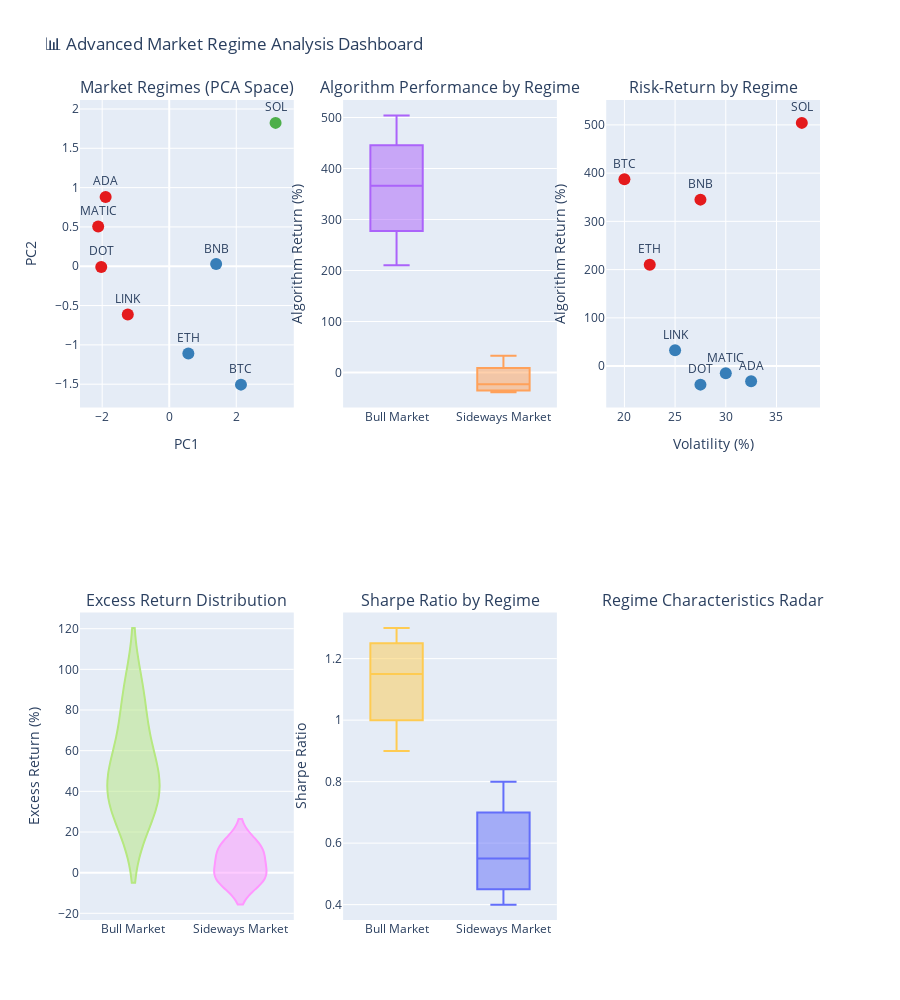

Write notebook code for a chart like this one.
### Markdown cell above
## 5. Market Regime Analysis

### Code cell
# Advanced Market Regime Analysis
def market_regime_analysis(df):
    """Analyze performance across different market regimes"""
    if df is None or len(df) == 0:
        print("❌ No data available for market regime analysis")
        return
    
    print("📊 Market Regime Analysis - Advanced Clustering")
    print("=" * 60)
    
    # Prepare features for clustering
    features = ['Algorithm_Return', 'Buy_Hold_Return', 'Volatility', 'Max_Drawdown', 'Sharpe_Ratio']
    X = df[features].values
    
    # Standardize features
    scaler = StandardScaler()
    X_scaled = scaler.fit_transform(X)
    
    # Determine optimal number of clusters using elbow method
    inertias = []
    k_range = range(2, min(8, len(df)))
    
    for k in k_range:
        kmeans = KMeans(n_clusters=k, random_state=42, n_init=10)
        kmeans.fit(X_scaled)
        inertias.append(kmeans.inertia_)
    
    # Use 3 clusters as optimal (common for market regimes: bull, bear, sideways)
    optimal_k = 3
    
    # Perform clustering
    kmeans = KMeans(n_clusters=optimal_k, random_state=42, n_init=10)
    clusters = kmeans.fit_predict(X_scaled)
    df_clustered = df.copy()
    df_clustered['Cluster'] = clusters
    
    # Analyze cluster characteristics
    cluster_analysis = df_clustered.groupby('Cluster')[features].mean()
    cluster_counts = df_clustered['Cluster'].value_counts().sort_index()
    
    # Assign regime names based on characteristics
    regime_names = {}
    for cluster_id in range(optimal_k):
        cluster_data = cluster_analysis.loc[cluster_id]
        
        if cluster_data['Buy_Hold_Return'] > 100:  # High positive returns
            regime_names[cluster_id] = 'Bull Market'
        elif cluster_data['Buy_Hold_Return'] < -20:  # Negative returns
            regime_names[cluster_id] = 'Bear Market'
        else:
            regime_names[cluster_id] = 'Sideways Market'
    
    df_clustered['Regime'] = df_clustered['Cluster'].map(regime_names)
    
    print(f"\n📈 IDENTIFIED MARKET REGIMES:")
    for cluster_id, regime_name in regime_names.items():
        count = cluster_counts[cluster_id]
        assets = df_clustered[df_clustered['Cluster'] == cluster_id]['Crypto'].tolist()
        print(f"   {regime_name}: {count} assets - {', '.join(assets)}")
    
    # Performance analysis by regime
    print(f"\n📊 REGIME PERFORMANCE ANALYSIS:")
    regime_performance = df_clustered.groupby('Regime').agg({
        'Algorithm_Return': ['mean', 'std'],
        'Buy_Hold_Return': ['mean', 'std'],
        'Excess_Return': ['mean', 'std'],
        'Sharpe_Ratio': ['mean', 'std'],
        'Max_Drawdown': ['mean', 'std']
    })
    
    for regime in regime_names.values():
        if regime in regime_performance.index:
            print(f"\n   {regime.upper()}:")
            print(f"     Avg Algorithm Return: {regime_performance.loc[regime, ('Algorithm_Return', 'mean')]:.2f}% (±{regime_performance.loc[regime, ('Algorithm_Return', 'std')]:.2f}%)")
            print(f"     Avg Buy & Hold Return: {regime_performance.loc[regime, ('Buy_Hold_Return', 'mean')]:.2f}% (±{regime_performance.loc[regime, ('Buy_Hold_Return', 'std')]:.2f}%)")
            print(f"     Avg Excess Return: {regime_performance.loc[regime, ('Excess_Return', 'mean')]:.2f}% (±{regime_performance.loc[regime, ('Excess_Return', 'std')]:.2f}%)")
            print(f"     Avg Sharpe Ratio: {regime_performance.loc[regime, ('Sharpe_Ratio', 'mean')]:.3f} (±{regime_performance.loc[regime, ('Sharpe_Ratio', 'std')]:.3f})")
    
    # PCA Analysis for dimensionality reduction
    pca = PCA(n_components=2)
    X_pca = pca.fit_transform(X_scaled)
    
    print(f"\n🔬 PCA ANALYSIS:")
    print(f"   PC1 Variance Explained: {pca.explained_variance_ratio_[0]:.1%}")
    print(f"   PC2 Variance Explained: {pca.explained_variance_ratio_[1]:.1%}")
    print(f"   Total Variance Explained: {sum(pca.explained_variance_ratio_):.1%}")
    
    # Create comprehensive regime analysis visualization
    fig = make_subplots(
        rows=2, cols=3,
        subplot_titles=[
            'Market Regimes (PCA Space)',
            'Algorithm Performance by Regime',
            'Risk-Return by Regime',
            'Excess Return Distribution',
            'Sharpe Ratio by Regime',
            'Regime Characteristics Radar'
        ],
        specs=[
            [{"type": "scatter"}, {"type": "box"}, {"type": "scatter"}],
            [{"type": "violin"}, {"type": "box"}, {"type": "scatterpolar"}]
        ]
    )
    
    # 1. PCA Scatter Plot with Regimes
    colors = px.colors.qualitative.Set1[:optimal_k]
    for i, (cluster_id, regime_name) in enumerate(regime_names.items()):
        cluster_mask = clusters == cluster_id
        fig.add_trace(
            go.Scatter(
                x=X_pca[cluster_mask, 0], y=X_pca[cluster_mask, 1],
                mode='markers+text',
                text=df.loc[cluster_mask, 'Crypto'],
                textposition='top center',
                marker=dict(size=12, color=colors[i]),
                name=regime_name
            ),
            row=1, col=1
        )
    
    # 2. Algorithm Performance by Regime
    for regime in df_clustered['Regime'].unique():
        regime_data = df_clustered[df_clustered['Regime'] == regime]
        fig.add_trace(
            go.Box(y=regime_data['Algorithm_Return'], name=regime),
            row=1, col=2
        )
    
    # 3. Risk-Return by Regime
    for i, regime in enumerate(df_clustered['Regime'].unique()):
        regime_data = df_clustered[df_clustered['Regime'] == regime]
        fig.add_trace(
            go.Scatter(
                x=regime_data['Volatility'], y=regime_data['Algorithm_Return'],
                mode='markers+text',
                text=regime_data['Crypto'],
                textposition='top center',
                marker=dict(size=12, color=colors[i % len(colors)]),
                name=f"{regime} Risk-Return"
            ),
            row=1, col=3
        )
    
    # 4. Excess Return Distribution
    for regime in df_clustered['Regime'].unique():
        regime_data = df_clustered[df_clustered['Regime'] == regime]
        fig.add_trace(
            go.Violin(y=regime_data['Excess_Return'], name=regime),
            row=2, col=1
        )
    
    # 5. Sharpe Ratio by Regime
    for regime in df_clustered['Regime'].unique():
        regime_data = df_clustered[df_clustered['Regime'] == regime]
        fig.add_trace(
            go.Box(y=regime_data['Sharpe_Ratio'], name=regime),
            row=2, col=2
        )
    
    fig.update_layout(
        height=1000,
        title_text="📊 Advanced Market Regime Analysis Dashboard",
        showlegend=False
    )
    
    # Update axes labels
    fig.update_xaxes(title_text="PC1", row=1, col=1)
    fig.update_yaxes(title_text="PC2", row=1, col=1)
    fig.update_yaxes(title_text="Algorithm Return (%)", row=1, col=2)
    fig.update_xaxes(title_text="Volatility (%)", row=1, col=3)
    fig.update_yaxes(title_text="Algorithm Return (%)", row=1, col=3)
    fig.update_yaxes(title_text="Excess Return (%)", row=2, col=1)
    fig.update_yaxes(title_text="Sharpe Ratio", row=2, col=2)
    
    fig.show()
    
    return {
        'clustered_data': df_clustered,
        'regime_names': regime_names,
        'cluster_analysis': cluster_analysis,
        'pca_results': {'components': X_pca, 'explained_variance': pca.explained_variance_ratio_},
        'regime_performance': regime_performance
    }

# Run Market Regime Analysis
if 'summary_df' in locals() and summary_df is not None:
    regime_results = market_regime_analysis(summary_df)
else:
    print("❌ Summary DataFrame not available for regime analysis")

### Figure 1 — Plotly figure (JSON) as saved in the notebook; plotly's stock layout.template omitted (floating-point values rounded to 4 significant figures)
{"data": [{"marker": {"color": "rgb(228,26,28)", "size": 12}, "mode": "markers+text", "name": "Sideways Market", "text": ["ADA", "MATIC", "DOT", "LINK"], "textposition": "top center", "type": "scatter", "x": [-1.898, -2.12, -2.029, -1.237], "xaxis": "x", "y": [0.8813, 0.5066, -0.008733, -0.6142], "yaxis": "y"}, {"marker": {"color": "rgb(55,126,184)", "size": 12}, "mode": "markers+text", "name": "Bull Market", "text": ["BTC", "ETH", "BNB"], "textposition": "top center", "type": "scatter", "x": [2.14, 0.5705, 1.4], "xaxis": "x", "y": [-1.506, -1.11, 0.02761], "yaxis": "y"}, {"marker": {"color": "rgb(77,175,74)", "size": 12}, "mode": "markers+text", "name": "Bull Market", "text": ["SOL"], "textposition": "top center", "type": "scatter", "x": [3.173], "xaxis": "x", "y": [1.823], "yaxis": "y"}, {"name": "Bull Market", "type": "box", "xaxis": "x2", "y": [387.4, 210.3, 345.1, 504.2], "yaxis": "y2"}, {"name": "Sideways Market", "type": "box", "xaxis": "x2", "y": [-31.64, -14.72, -38.45, 32.8], "yaxis": "y2"}, {"marker": {"color": "rgb(228,26,28)", "size": 12}, "mode": "markers+text", "name": "Bull Market Risk-Return", "text": ["BTC", "ETH", "BNB", "SOL"], "textposition": "top center", "type": "scatter", "x": [20.0, 22.5, 27.5, 37.5], "xaxis": "x3", "y": [387.4, 210.3, 345.1, 504.2], "yaxis": "y3"}, {"marker": {"color": "rgb(55,126,184)", "size": 12}, "mode": "markers+text", "name": "Sideways Market Risk-Return", "text": ["ADA", "MATIC", "DOT", "LINK"], "textposition": "top center", "type": "scatter", "x": [32.5, 30.0, 27.5, 25.0], "xaxis": "x3", "y": [-31.64, -14.72, -38.45, 32.8], "yaxis": "y3"}, {"name": "Bull Market", "type": "violin", "xaxis": "x4", "y": [50.53, 42.05, 31.37, 84.03], "yaxis": "y4"}, {"name": "Sideways Market", "type": "violin", "xaxis": "x4", "y": [13.56, -1.92, -2.848, 8.505], "yaxis": "y4"}, {"name": "Bull Market", "type": "box", "xaxis": "x5", "y": [1.2, 1.1, 0.9, 1.3], "yaxis": "y5"}, {"name": "Sideways Market", "type": "box", "xaxis": "x5", "y": [0.6, 0.4, 0.5, 0.8], "yaxis": "y5"}], "layout": {"annotations": [{"font": {"size": 16}, "showarrow": false, "text": "Market Regimes (PCA Space)", "x": 0.1444, "xanchor": "center", "xref": "paper", "y": 1, "yanchor": "bottom", "yref": "paper"}, {"font": {"size": 16}, "showarrow": false, "text": "Algorithm Performance by Regime", "x": 0.5, "xanchor": "center", "xref": "paper", "y": 1, "yanchor": "bottom", "yref": "paper"}, {"font": {"size": 16}, "showarrow": false, "text": "Risk-Return by Regime", "x": 0.8556, "xanchor": "center", "xref": "paper", "y": 1, "yanchor": "bottom", "yref": "paper"}, {"font": {"size": 16}, "showarrow": false, "text": "Excess Return Distribution", "x": 0.1444, "xanchor": "center", "xref": "paper", "y": 0.375, "yanchor": "bottom", "yref": "paper"}, {"font": {"size": 16}, "showarrow": false, "text": "Sharpe Ratio by Regime", "x": 0.5, "xanchor": "center", "xref": "paper", "y": 0.375, "yanchor": "bottom", "yref": "paper"}, {"font": {"size": 16}, "showarrow": false, "text": "Regime Characteristics Radar", "x": 0.8556, "xanchor": "center", "xref": "paper", "y": 0.375, "yanchor": "bottom", "yref": "paper"}], "height": 1000, "polar": {"domain": {"x": [0.7111, 1], "y": [0, 0.375]}}, "showlegend": false, "title": {"text": "📊 Advanced Market Regime Analysis Dashboard"}, "xaxis": {"anchor": "y", "domain": [0, 0.2889], "title": {"text": "PC1"}}, "xaxis2": {"anchor": "y2", "domain": [0.3556, 0.6444]}, "xaxis3": {"anchor": "y3", "domain": [0.7111, 1], "title": {"text": "Volatility (%)"}}, "xaxis4": {"anchor": "y4", "domain": [0, 0.2889]}, "xaxis5": {"anchor": "y5", "domain": [0.3556, 0.6444]}, "yaxis": {"anchor": "x", "domain": [0.625, 1], "title": {"text": "PC2"}}, "yaxis2": {"anchor": "x2", "domain": [0.625, 1], "title": {"text": "Algorithm Return (%)"}}, "yaxis3": {"anchor": "x3", "domain": [0.625, 1], "title": {"text": "Algorithm Return (%)"}}, "yaxis4": {"anchor": "x4", "domain": [0, 0.375], "title": {"text": "Excess Return (%)"}}, "yaxis5": {"anchor": "x5", "domain": [0, 0.375], "title": {"text": "Sharpe Ratio"}}}}
